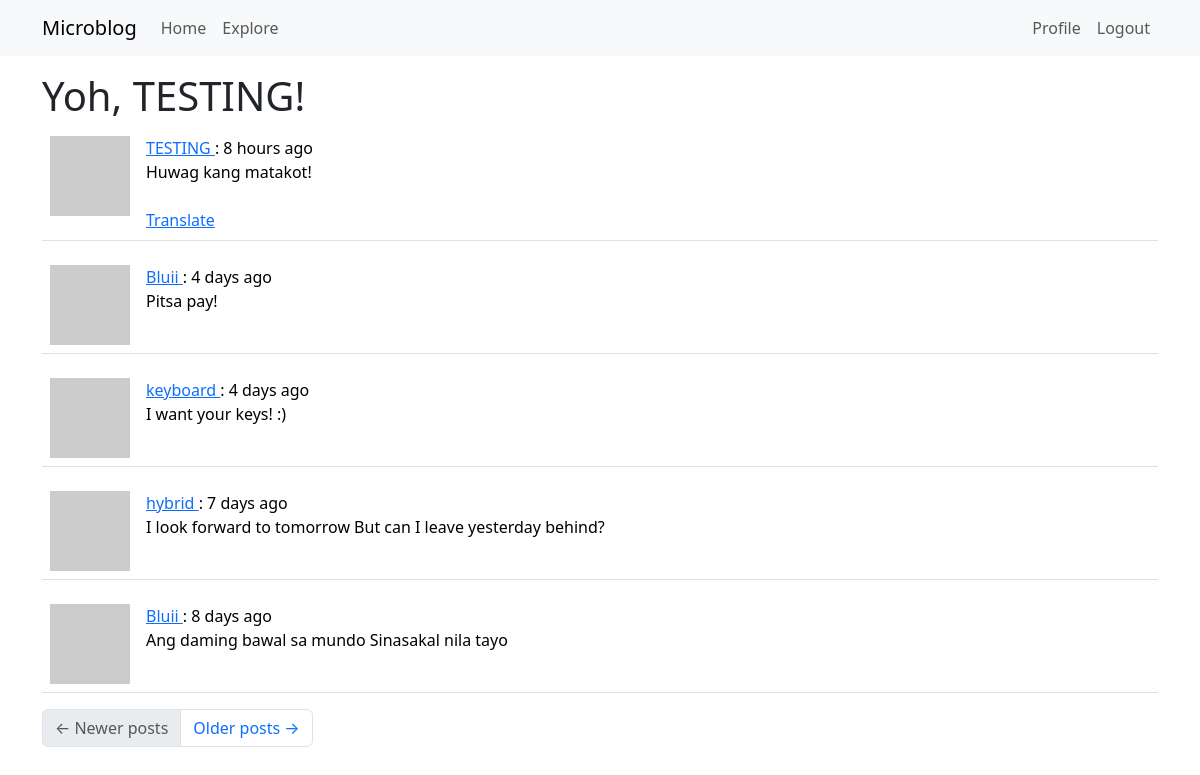
The page /explore (signed in) on the database its author committed.
### app/models.py (models this page shows, shortened)
class User(UserMixin, db.Model):
    id: so.Mapped[int] = so.mapped_column(primary_key=True)
    username: so.Mapped[str] = so.mapped_column(sa.String(64), index=True, unique=True)
    email: so.Mapped[str] = so.mapped_column(sa.String(120), index=True, unique=True)
    password_hash: so.Mapped[Optional[str]] = so.mapped_column(sa.String(256))
    posts: so.WriteOnlyMapped['Post'] = so.relationship(back_populates='author')
    about_me: so.Mapped[Optional[str]] = so.mapped_column(sa.String(140))
    last_seen: so.Mapped[Optional[datetime]] = so.mapped_column(default=lambda: datetime.now(timezone.utc))
    following: so.WriteOnlyMapped['User'] = so.relationship(secondary=followers, primaryjoin=(followers.c.follower_id == id),
                                                            secondaryjoin=(followers.c.followed_id == id),
                                                            back_populates='followers')
    followers: so.WriteOnlyMapped['User'] = so.relationship(secondary=followers, primaryjoin=(followers.c.followed_id == id),
                                                            secondaryjoin=(followers.c.follower_id == id),
                                                            back_populates='following')
    def avatar(self, size):
        digest = md5(self.email.lower().encode('utf-8')).hexdigest()
        return f'https://www.gravatar.com/avatar/{digest}?d=identicon&s={size}'

class Post(db.Model):
    id: so.Mapped[int] = so.mapped_column(primary_key=True)
    body: so.Mapped[str] = so.mapped_column(sa.String(140))
    timestamp: so.Mapped[datetime] = so.mapped_column(index=True, default=lambda: datetime.now(timezone.utc))
    user_id: so.Mapped[int] = so.mapped_column(sa.ForeignKey(User.id), index=True)
    author: so.Mapped[User] = so.relationship(back_populates='posts')
    language: so.Mapped[Optional[str]] = so.mapped_column(sa.String(5))
    @login.user_loader
    def load_user(id):
        return db.session.get(User, int(id))

### app/routes.py (the view)
@app.route('/explore')
@login_required
def explore():
    page = request.args.get('page', 1, type=int)
    query = sa.select(Post).order_by(Post.timestamp.desc())
    posts = db.paginate(query, page=page, per_page=app.config['POSTS_PER_PAGE'], error_out=False)
    next_url = url_for('explore', page=posts.next_num)\
        if posts.has_next else None
    prev_url = url_for('explore', page=posts.prev_num)\
        if posts.has_prev else None
    return  render_template('index.html', title='Explore', posts=posts.items, next_url=next_url, prev_url=prev_url)

### app/__init__.py (called while the page is built)
def get_locale():
    return request.accept_languages.best_match(app.config['LANGUAGES'])

### app/routes.py (called while the page is built)
@app.before_request
def before_request():
    if current_user.is_authenticated:
        current_user.last_seen = datetime.now(timezone.utc)
        db.session.commit()

@app.before_request
def before_request():
    g.locale = str(get_locale())

### app/templates/index.html (shortened to what this page needs)
{% extends "base.html" %}
{% block content %}
        <h1> Yoh, {{ current_user.username }}!</h1>
        {% for post in posts %}
            {% include '_post.html' %}
        {% endfor %}
        <nav aria-label="Post navigation">
            <ul class="pagination">
                <li class="page-item{% if not prev_url %} disabled{% endif %}">
                    <a class="page-link" href="{{ prev_url }}">
                        <span aria-hidden="true">&larr;</span> Newer posts
                    </a>
                </li>
                <li class="page-item{% if not next_url %} disabled{% endif %}">
                    <a class="page-link" href="{{ next_url }}">
                        Older posts <span aria-hidden="true">&rarr;</span>
                    </a>
                </li>
            </ul>
        </nav>
{% endblock %}

### app/templates/_post.html
<table class="table table-hover">
    <tr>
        <td width="50px">
            <a href="{{ url_for('user', username=post.author.username) }}">
                <img src="{{ post.author.avatar(50) }}" />
            </a>
        </td>
        <td>
            <a href="{{ url_for('user', username=post.author.username) }}">
                {{ post.author.username }}
            </a>
            :   {{ moment(post.timestamp).fromNow() }}
            <br>
            <span id="post{{ post.id }}">{{ post.body }}</span>
            <br>
            {% if post.language and post.language != g.locale %}
            <br>
            <span id="translation{{ post.id }}">
            <a href="javascript: translate(
                        'post{{ post.id }}',
                        'translation{{ post.id }}',
                        '{{ post.language }}'
                        '{{ g.locale }}')">{{ _('Translate') }}</a>
            </span>
            {% endif %}
        </td>
    </tr>
</table>

### rows shown on the page
User: username "TESTING"
Post: author.username "TESTING", timestamp "8 hours ago", body "Huwag kang matakot!"
Post: author.username "Bluii", timestamp "4 days ago", body "Pitsa pay!"
Post: author.username "keyboard", timestamp "4 days ago", body "I want your keys! :)"
Post: author.username "hybrid", timestamp "7 days ago", body "I look forward to tomorrow But can I leave yesterday behind?"
Post: author.username "Bluii", timestamp "8 days ago", body "Ang daming bawal sa mundo Sinasakal nila tayo"

### other values the page prints
{{ ('Home') }} "Home"
{{ ('Explore') }} "Explore"
{{ ('Profile') }} "Profile"
{{ ('Logout') }} "Logout"
